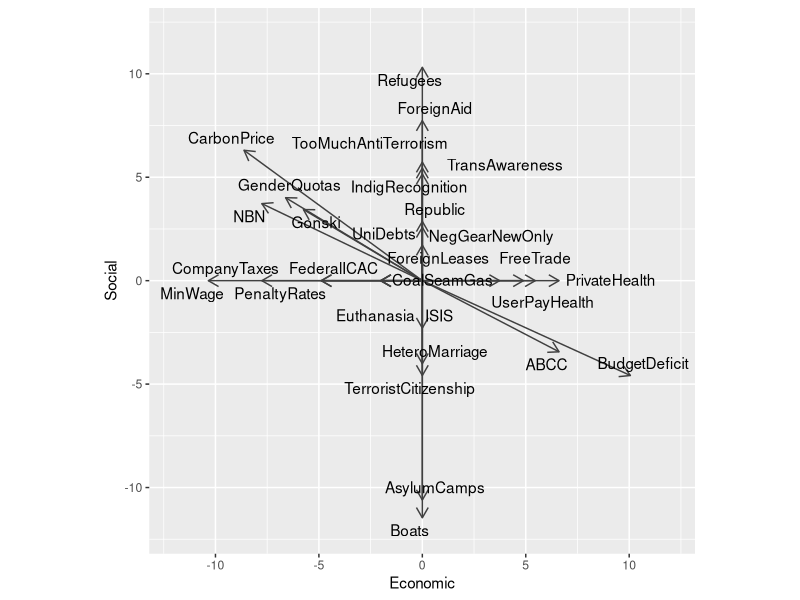
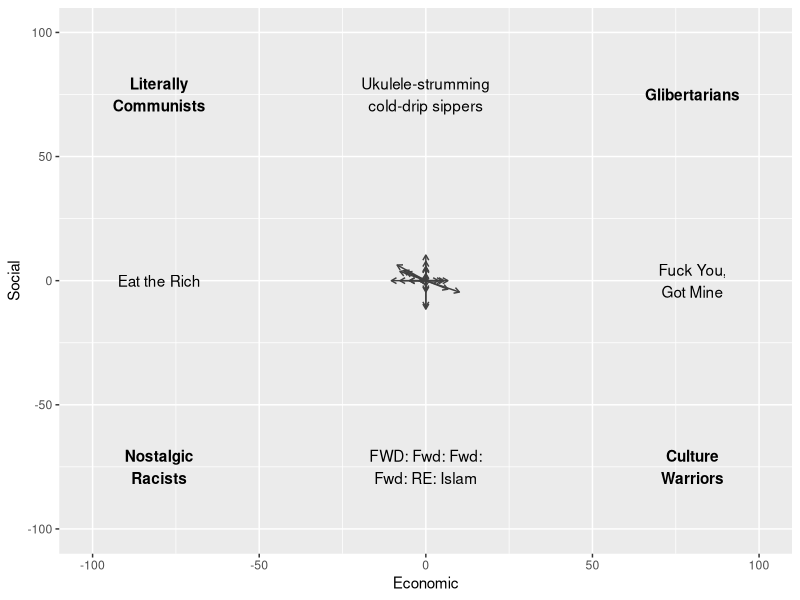

Write the R code that produced these figures, in order.
library(ggplot2)
library(ggrepel)    # https://github.com/slowkow/ggrepel
library(dplyr)
library(lpSolve)

d <- read.csv("votecompass.csv", header = TRUE) %>%
  mutate(EconAbs = abs(Econ),SocAbs = abs(Soc),
         EconPct = Econ/sum(abs(.[["Econ"]]))*100,
         SocPct = Soc/sum(abs(.[["Soc"]]))*100)

zoomedInArrows <- ggplot(d) +
  geom_segment(aes(x=0,y=0,xend=EconPct,yend=SocPct),
               arrow = arrow(length = unit(0.3,"cm")), colour="grey25") +
  geom_text_repel(aes(x=EconPct,y=SocPct,label=Label), segment.size=0, force=1) +
  xlab("Economic") + ylab("Social") + coord_fixed(ylim=c(-12,12), xlim=c(-12,12))
ggsave(zoomedInArrows, filename = "zoomedInArrows.png", width=6, height=6)


wholePicture <- ggplot(d) +
  geom_segment(aes(x=0,y=0,xend=EconPct,yend=SocPct), arrow = arrow(length = unit(0.15,"cm")), colour="grey25") +
  ylim(c(-100,100)) + xlim(c(-100,100)) +
  aes(x=EconPct, y=SocPct, label=Label) +
  xlab("Economic") + ylab("Social") +
  geom_text(data=data.frame(SocPct=-75, EconPct=-80, Label="Nostalgic\nRacists"), fontface="bold") + 
  geom_text(data=data.frame(SocPct=75, EconPct=-80, Label="Literally\nCommunists"), fontface="bold") +
  geom_text(data=data.frame(SocPct=75, EconPct=80, Label="Glibertarians"), fontface="bold") +
  geom_text(data=data.frame(SocPct=-75, EconPct=80, Label="Culture\nWarriors"), fontface="bold") +
  geom_text(data=data.frame(SocPct=0, EconPct=80, Label="Fuck You,\nGot Mine")) +
  geom_text(data=data.frame(SocPct=-75, EconPct=0, Label="FWD: Fwd: Fwd:\nFwd: RE: Islam")) +
  geom_text(data=data.frame(SocPct=75, EconPct=0, Label="Ukulele-strumming\ncold-drip sippers")) +
  geom_text(data=data.frame(SocPct=0, EconPct=-80, Label="Eat the Rich"))

ggsave(plot=wholePicture, filename = "politicalCompass.png", width=5, height=5)

# Use integer programming to find the smallest set of opinions to get above 50.
f.obj <- rep(1,30)
econValues <- abs(d$EconPct)
socValues <- abs(d$SocPct)
pureEconValues <- econValues
pureSocValues <- socValues
mixedOpinions <- sign(d$EconPct) * sign(d$SocPct) == -1
pureEconValues[mixedOpinions] <- 0
pureSocValues[mixedOpinions] <- 0

glibSoln <- lp("min", f.obj, rbind(pureEconValues, pureSocValues),
               c(">=", ">="), c(50,50), all.bin=TRUE)
racistSoln <- lp("min", f.obj, rbind(-pureEconValues, -pureSocValues),
               c("<=", "<="), c(-50,-50), all.bin=TRUE)
commoSoln <- lp("min", f.obj, rbind(-econValues, socValues),
               c("<=", ">="), c(-50,50), all.bin=TRUE)
abbottSoln <- lp("min", f.obj, rbind(econValues, -socValues),
               c(">=", "<="), c(50,-50), all.bin=TRUE)

d$FullText[glibSoln$solution == 1]
d$FullText[racistSoln$solution == 1]
